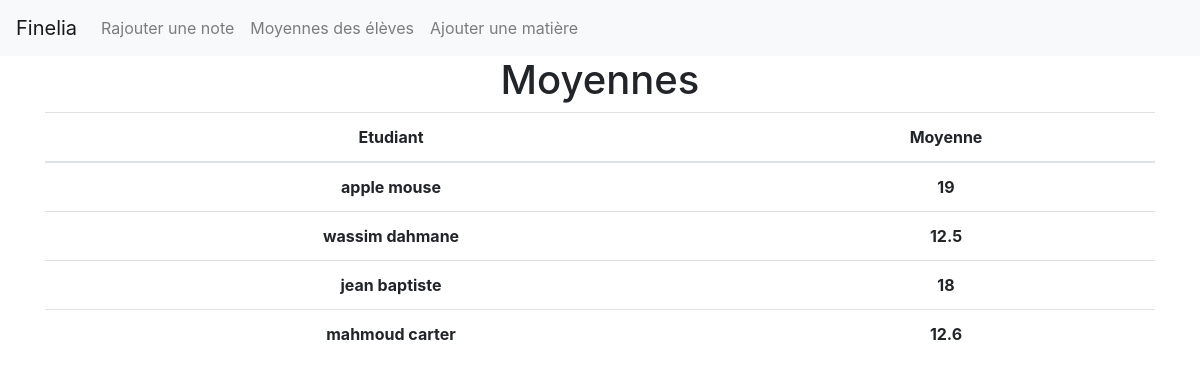
/moyenne.php, run on the app's committed database.
### tables this page shows
CREATE TABLE `notes` (
  `id` int(11) NOT NULL,
  `idMatiere` int(11) DEFAULT NULL,
  `idEtudiant` int(11) DEFAULT NULL,
  `note` float DEFAULT NULL
);

CREATE TABLE `etudiant` (
  `id` int(11) NOT NULL,
  `firstname` varchar(255) DEFAULT NULL,
  `lastname` varchar(255) DEFAULT NULL
);

### moyenne.php (the view, shortened to what this page needs)
<?php
include_once('pdoConnect.php');
$req = $pdo->prepare('SELECT notes.id, idEtudiant, note, coefficient, firstname, lastname FROM notes RIGHT JOIN matiere on matiere.id = notes.idMatiere INNER JOIN etudiant on notes.idEtudiant = etudiant.id');
$req->execute();
$etudiantNotes = $req->fetchAll(PDO::FETCH_ASSOC);
$notesPerStudents = array();
foreach ($etudiantNotes as $key => $en) {
    foreach ($etudiantNotes as $k => $e) {
        if ($en['idEtudiant'] == $e['idEtudiant']) {
            if ($en['id'] == $e['id']) {
                $notesPerStudents[$en['idEtudiant']][] = [
                    'note' => $en['note'],
                    'coefficient' => $en['coefficient'],
                    'firstname' => $en['firstname'],
                    'lastname' => $en['lastname']
                ];
            }
        }
    }
}
foreach ($notesPerStudents as $key => $studentAverage) {
    $total = 0;
    $totalCoef = 0;
    $notesPerStudents[$key]['moyenne'] = null;
    for ($i = 0; $i < sizeof($studentAverage); $i++) {
        $total += floatval($studentAverage[$i]['note']) * $studentAverage[$i]['coefficient'];
        $totalCoef += $studentAverage[$i]['coefficient'];
    }
    $notesPerStudents[$key]['moyenne'] = $total / $totalCoef;
}
?>
<!DOCTYPE html>
<html lang="fr">
<head>
    <link rel="stylesheet" type="text/css" href="css/bootstrap.min.css">
</head>
<body>
    <?php include_once('navbar.php'); ?>
    <h1 class="text-center">Moyennes</h1>
    <div class="container">
        <div class="text-center">
            <table class="table">
                <thead>
                    <tr>
                        <th scope="col">Etudiant</th>
                        <th scope="col">Moyenne</th>
                    </tr>
                </thead>
                <tbody>
                    <?php foreach ($notesPerStudents as $n) : ?>
                        <tr>
                            <th><?= $n[0]['firstname'] . ' ' . $n[0]['lastname'] ?></th>
                            <th><?= $n['moyenne'] ?></th>
                        </tr>
                    <?php endforeach; ?>
                </tbody>
            </table>
        </div>
    </div>
</body>
</html>

### navbar.php (shortened to what this page needs)
<nav class="navbar navbar-expand-lg navbar-light bg-light">
  <a class="navbar-brand" href="formulaire.php">Finelia</a>
  <div class="collapse navbar-collapse" id="navbarNav">
    <ul class="navbar-nav">
      <li class="nav-item">
        <a class="nav-link" href="formulaire.php">Rajouter une note</a>
      </li>
      <li class="nav-item">
        <a class="nav-link" href="moyenne.php">Moyennes des élèves</a>
      </li>
      <li class="nav-item">
        <a class="nav-link" href="addMatiere.php">Ajouter une matière</a>
      </li>
    </ul>
  </div>
</nav>

### data on the page
notes: idEtudiant.firstname "apple", idEtudiant.lastname "mouse", moyenne "19"
notes: idEtudiant.firstname "wassim", idEtudiant.lastname "dahmane", moyenne "12.5"
notes: idEtudiant.firstname "jean", idEtudiant.lastname "baptiste", moyenne "18"
notes: idEtudiant.firstname "mahmoud", idEtudiant.lastname "carter", moyenne "12.6"
